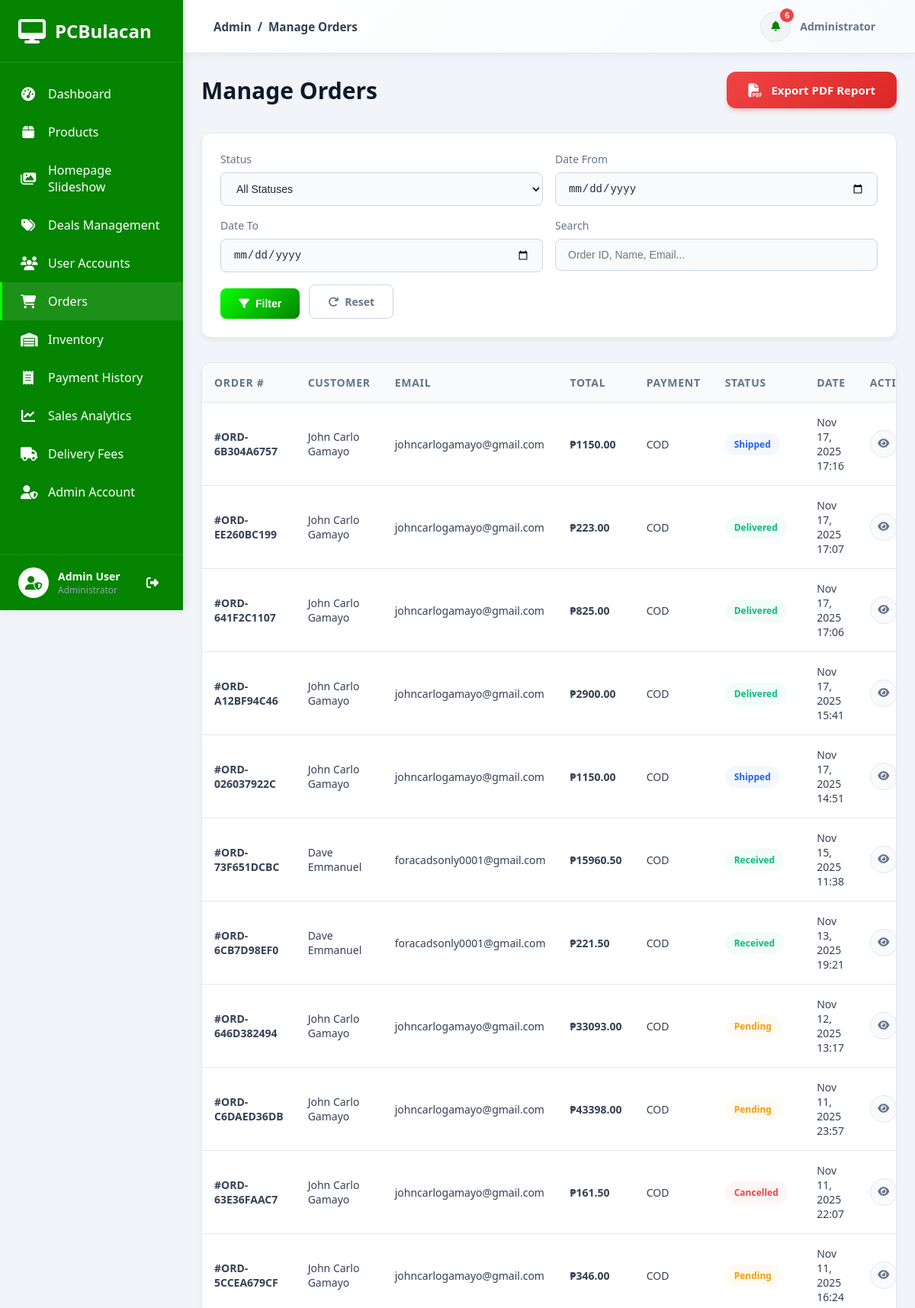
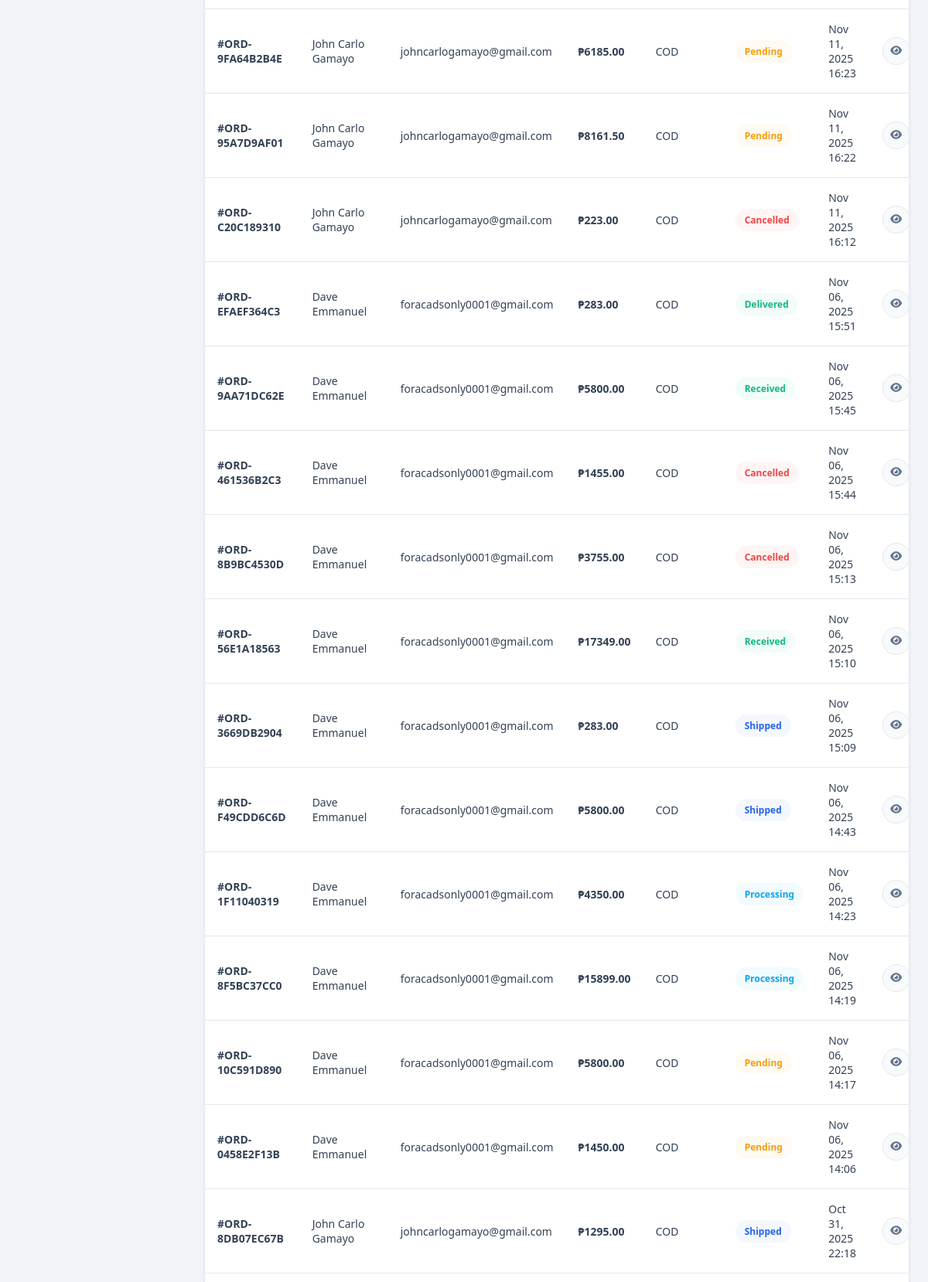
The app's page /dashboard/orders/ (signed in, upper part) with its own data (2 pictures, top to bottom).
### accounts/models.py (models this page shows, shortened)
class User(AbstractUser):
    username = None
    email = models.EmailField(_('email address'), unique=True)
    phone = models.CharField(max_length=20, blank=True, null=True)
    address = models.TextField(blank=True, null=True)
    city = models.CharField(max_length=100, blank=True, null=True)
    state = models.CharField(max_length=100, blank=True, null=True)
    zip_code = models.CharField(max_length=10, blank=True, null=True)
    profile_picture = models.ImageField(upload_to='profile_pictures/', blank=True, null=True)
    USERNAME_FIELD = 'email'
    REQUIRED_FIELDS = ['first_name', 'last_name']
    objects = UserManager()
    class Meta:
        db_table = 'accounts_user'
        verbose_name = 'User'
        verbose_name_plural = 'Users'
        ordering = ['-date_joined']
    def get_full_name(self):
        full_name = f'{self.first_name} {self.last_name}'
        return full_name.strip()

### orders/models.py (models this page shows, shortened)
class Order(models.Model):
    STATUS_CHOICES = [
        ('pending', 'Pending'),
        ('processing', 'Processing'),
        ('shipped', 'Shipped'),
        ('delivered', 'Delivered'),
        ('received', 'Received'),
        ('cancelled', 'Cancelled'),
    ]
    PAYMENT_CHOICES = [
        ('cod', 'Cash on Delivery'),
        ('gcash', 'GCash'),
        ('paymaya', 'PayMaya'),
    ]
    user = models.ForeignKey(settings.AUTH_USER_MODEL, on_delete=models.CASCADE, related_name='orders')
    order_number = models.CharField(max_length=20, unique=True)
    shipping_address = models.ForeignKey('accounts.UserAddress', on_delete=models.SET_NULL, null=True, blank=True, related_name='orders')
    full_name = models.CharField(max_length=200)
    email = models.EmailField()
    phone = models.CharField(max_length=20)
    address = models.TextField()
    city = models.CharField(max_length=100)
    state = models.CharField(max_length=100)
    zip_code = models.CharField(max_length=10)
    status = models.CharField(max_length=20, choices=STATUS_CHOICES, default='pending')
    payment_method = models.CharField(max_length=20, choices=PAYMENT_CHOICES, default='cod')
    payment_screenshot = models.ImageField(upload_to='payment_screenshots/', null=True, blank=True)
    subtotal = models.DecimalField(max_digits=10, decimal_places=2)
    shipping_cost = models.DecimalField(max_digits=10, decimal_places=2, default=0.00)
    total = models.DecimalField(max_digits=10, decimal_places=2)
    notes = models.TextField(blank=True)
    deal_usage_counted = models.BooleanField(default=False, help_text="Track if deal usage has been counted for this order")
    created_at = models.DateTimeField(auto_now_add=True)
    updated_at = models.DateTimeField(auto_now=True)
    class Meta:
        verbose_name = 'Order'
        verbose_name_plural = 'Orders'
        ordering = ['-created_at']

### dashboard/views.py (the view, shortened to what this page needs)
# urls.py: path('orders/', views.manage_orders, name='manage_orders'),
@staff_member_required
def manage_orders(request):
    orders = Order.objects.all().select_related('user')
    status_filter = request.GET.get('status')
    date_from = request.GET.get('date_from')
    date_to = request.GET.get('date_to')
    search = request.GET.get('search')
    if status_filter:
        orders = orders.filter(status=status_filter)
    if date_from:
        orders = orders.filter(created_at__date__gte=date_from)
    if date_to:
        orders = orders.filter(created_at__date__lte=date_to)
    orders = orders.order_by('-created_at')
    context = {'orders': orders}
    return render(request, 'dashboard/manage_orders.html', context)

### orders/context_processors.py (called while the page is built)
def cart_context(request):
    if request.user.is_authenticated:
        cart, created = Cart.objects.get_or_create(user=request.user)
        return {
            'cart': cart,
            'cart_count': cart.unique_items_count  # Count unique products, not total quantity
        }
    return {
        'cart': None,
        'cart_count': 0
    }

### orders/models.py (called while the page is built)
    @property
    def unique_items_count(self):
        return self.items.count()

### templates/dashboard/manage_orders.html (shortened to what this page needs)
{% extends 'admin_base.html' %}
{% load static %}
{% block content %}
{% include 'includes/admin_sidebar.html' %}
<div class="admin-content">
    {% include 'includes/admin_header.html' with page_title="Manage Orders" %}
    <div class="dashboard-wrapper">
        <div style="display: flex; justify-content: space-between; align-items: center; margin-bottom: 2rem;">
            <h1 style="font-size: 1.875rem; font-weight: 700; color: #0f172a; margin: 0;">Manage Orders</h1>
            <a href="{% url 'dashboard:export_orders_pdf' %}" style="padding: 0.875rem 1.75rem; border-radius: 12px; font-size: 0.9375rem; font-weight: 600; display: inline-flex; align-items: center; gap: 0.75rem; text-decoration: none; border: none; background: linear-gradient(135deg, #ef4444 0%, #dc2626 100%); color: white; box-shadow: 0 4px 6px -1px rgba(239, 68, 68, 0.3); transition: all 0.3s ease;">
                <i class="fas fa-file-pdf" style="font-size: 1.125rem;"></i> Export PDF Report
            </a>
        </div>
        <div class="filter-section">
            <form method="get" class="filter-form" id="filterForm">
                <div class="form-group">
                    <label for="status">Status</label>
                    <select name="status" id="status" class="form-control">
                        <option value="">All Statuses</option>
                    </select>
                </div>
                <div class="form-group">
                    <label for="date_from">Date From</label>
                    <input type="date" name="date_from" id="date_from" class="form-control" value="{{ request.GET.date_from }}">
                </div>
                <div class="form-group">
                    <label for="date_to">Date To</label>
                    <input type="date" name="date_to" id="date_to" class="form-control" value="{{ request.GET.date_to }}">
                </div>
                <div class="form-group">
                    <label for="search">Search</label>
                    <input type="text" name="search" id="search" class="form-control" placeholder="Order ID, Name, Email..." value="{{ request.GET.search }}">
                </div>
                <div class="filter-buttons">
                    <button type="submit" class="btn btn-primary">
                        <i class="fas fa-filter"></i> Filter
                    </button>
                    <a href="{% url 'dashboard:manage_orders' %}" class="btn btn-outline">
                        <i class="fas fa-redo"></i> Reset
                    </a>
                </div>
            </form>
        </div>
        <div class="orders-table-wrapper">
            {% if orders %}
            <table class="orders-table">
                <thead>
                    <tr>
                        <th>Order #</th>
                        <th>Customer</th>
                        <th>Email</th>
                        <th>Total</th>
                        <th>Payment</th>
                        <th>Status</th>
                        <th>Date</th>
                        <th>Actions</th>
                    </tr>
                </thead>
                <tbody>
                    {% for order in orders %}
                    <tr>
                        <td><strong>#{{ order.order_number }}</strong></td>
                        <td>{{ order.full_name }}</td>
                        <td>{{ order.email }}</td>
                        <td><strong>₱{{ order.total|floatformat:2 }}</strong></td>
                        <td><span style="text-transform: uppercase;">{{ order.payment_method }}</span></td>
                        <td>
                            <span class="status-badge status-{{ order.status }}">
                                {{ order.get_status_display }}
                            </span>
                        </td>
                        <td>{{ order.created_at|date:"M d, Y H:i" }}</td>
                        <td>
                            <button class="action-btn" onclick="viewOrder('{{ order.order_number }}')" title="View Details">
                                <i class="fas fa-eye"></i>
                            </button>
                        </td>
                    </tr>
                    {% endfor %}
                </tbody>
            </table>
            {% else %}
            <div class="empty-state">
                <i class="fas fa-shopping-bag"></i>
                <h3>No Orders Found</h3>
                <p>There are no orders matching your criteria.</p>
            </div>
            {% endif %}
        </div>
    </div>
</div>
{% endblock %}

### templates/includes/admin_sidebar.html (shortened to what this page needs)
{% load static %}
<nav class="admin-sidebar">
    <div class="sidebar-header">
        <div class="logo">
            <i class="fas fa-desktop" style="color: white;"></i>
            <span>PCBulacan</span>
        </div>
    </div>
    <div class="sidebar-menu">
        <a href="{% url 'dashboard:home' %}" class="menu-item {% if request.resolver_match.url_name == 'home' %}active{% endif %}">
            <i class="fas fa-tachometer-alt"></i>
            <span>Dashboard</span>
        </a>
        <a href="{% url 'dashboard:manage_products' %}" class="menu-item ">
            <i class="fas fa-box"></i>
            <span>Products</span>
        </a>
        <a href="{% url 'dashboard:manage_slideshow' %}" class="menu-item {% if request.resolver_match.url_name == 'manage_slideshow' %}active{% endif %}">
            <i class="fas fa-images"></i>
            <span>Homepage Slideshow</span>
        </a>
        <a href="{% url 'dashboard:manage_deals' %}" class="menu-item ">
            <i class="fas fa-tags"></i>
            <span>Deals Management</span>
        </a>
        <a href="{% url 'dashboard:manage_users' %}" class="menu-item {% if request.resolver_match.url_name == 'manage_users' %}active{% endif %}">
            <i class="fas fa-users"></i>
            <span>User Accounts</span>
        </a>
        <a href="{% url 'dashboard:manage_orders' %}" class="menu-item {% if request.resolver_match.url_name == 'manage_orders' %}active{% endif %}">
            <i class="fas fa-shopping-cart"></i>
            <span>Orders</span>
        </a>
        <a href="{% url 'dashboard:inventory_management' %}" class="menu-item {% if request.resolver_match.url_name == 'inventory_management' %}active{% endif %}">
            <i class="fas fa-warehouse"></i>
            <span>Inventory</span>
        </a>
        <a href="{% url 'dashboard:payment_history' %}" class="menu-item {% if request.resolver_match.url_name == 'payment_history' %}active{% endif %}">
            <i class="fas fa-receipt"></i>
            <span>Payment History</span>
        </a>
        <a href="{% url 'dashboard:sales_analytics' %}" class="menu-item {% if request.resolver_match.url_name == 'sales_analytics' %}active{% endif %}">
            <i class="fas fa-chart-line"></i>
            <span>Sales Analytics</span>
        </a>
        <a href="{% url 'dashboard:manage_delivery_fees' %}" class="menu-item {% if request.resolver_match.url_name == 'manage_delivery_fees' %}active{% endif %}">
            <i class="fas fa-truck"></i>
            <span>Delivery Fees</span>
        </a>
        <a href="{% url 'dashboard:admin_account' %}" class="menu-item {% if request.resolver_match.url_name == 'admin_account' %}active{% endif %}">
            <i class="fas fa-user-shield"></i>
            <span>Admin Account</span>
        </a>
    </div>
    <div class="sidebar-footer">
        <div class="user-info">
            <div class="user-avatar">
                <i class="fas fa-user-shield" style="color: #048400;"></i>
            </div>
            <div class="user-details">
                <div class="user-name">{{ user.get_full_name }}</div>
                <div class="user-role">Administrator</div>
            </div>
        </div>
        <a href="{% url 'accounts:logout' %}" class="logout-btn" title="Logout">
            <i class="fas fa-sign-out-alt" style="color: white;"></i>
        </a>
    </div>
</nav>

### static/css/admin.css (style rules this page uses)
:root { --primary-color: #048400; --secondary-color: #64748b; --success-color: #10b981; --warning-color: #f59e0b; --danger-color: #ef4444; --info-color: #06b6d4; --dark-color: #0f172a; --light-color: #f8fafc; --border-color: #e2e8f0; --sidebar-width: 260px; --header-height: 70px; }
* { margin: 0; padding: 0; box-sizing: border-box; }
body { font-family: 'Segoe UI', Tahoma, Geneva, Verdana, sans-serif; background-color: #f1f5f9; color: #334155; }
.admin-sidebar { width: var(--sidebar-width); background: linear-gradient(135deg, #08fe01 0%, #048400 100%);; color: white; position: fixed; left: 0; top: 0; bottom: 0; display: flex; flex-direction: column; z-index: 1000; box-shadow: 2px 0 10px rgba(0, 0, 0, 0.1); transition: transform 0.3s ease; }
.sidebar-header { padding: 1.5rem; border-bottom: 1px solid rgba(255, 255, 255, 0.1); background-color: #048400; }
.sidebar-header .logo { display: flex; align-items: center; gap: 0.75rem; font-size: 1.5rem; font-weight: bold; color: white; }
.sidebar-header .logo i { color: var(--primary-color); font-size: 2rem; }
.sidebar-menu { flex: 1; padding: 1rem 0; overflow-y: auto; background-color: #048400; }
.menu-item { display: flex; align-items: center; gap: 1rem; padding: 0.875rem 1.5rem; color: white; text-decoration: none; transition: all 0.3s ease; border-left: 3px solid transparent; }
.menu-item.active { background-color: rgba(236, 238, 244, 0.1); color: white; border-left-color: #08fe01; }
.menu-item i { font-size: 1.125rem; width: 20px; text-align: center; }
.sidebar-footer { padding: 1rem 1.5rem; border-top: 1px solid rgba(255, 255, 255, 0.1); display: flex; align-items: center; justify-content: space-between; background-color: #048400; }
.user-info { display: flex; align-items: center; gap: 0.75rem; flex: 1; }
.user-avatar { width: 40px; height: 40px; border-radius: 50%; background-color: white; display: flex; align-items: center; justify-content: center; font-size: 1.125rem; }
.user-details { flex: 1; }
.user-name { font-weight: 600; font-size: 0.875rem; color: white; }
.user-role { font-size: 0.75rem; color: #94a3b8; }
.logout-btn { color: #cbd5e1; text-decoration: none; padding: 0.5rem; border-radius: 0.375rem; transition: all 0.3s ease; }
.admin-content { margin-left: var(--sidebar-width); flex: 1; display: flex; flex-direction: column; min-height: 100vh; }
.dashboard-wrapper { flex: 1; padding: 2rem; }
table { width: 100%; border-collapse: collapse; }
table thead th { text-align: left; padding: 0.75rem; font-size: 0.875rem; font-weight: 600; color: var(--secondary-color); border-bottom: 2px solid var(--border-color); }
table tbody td { padding: 0.875rem 0.75rem; font-size: 0.875rem; border-bottom: 1px solid var(--border-color); }
.status-badge { display: inline-block; padding: 0.25rem 0.75rem; border-radius: 1rem; font-size: 0.75rem; font-weight: 600; }
.btn { display: inline-flex; align-items: center; gap: 0.5rem; padding: 0.625rem 1.25rem; border-radius: 0.5rem; font-size: 0.875rem; font-weight: 500; cursor: pointer; transition: all 0.3s ease; border: none; text-decoration: none; }
.btn-primary { background: linear-gradient(165deg, #08fe01 0%, #048400 100%); color: white; }
@media (max-width: 1400px) { .dashboard-wrapper { padding: 1.5rem; } }
@media (max-width: 1200px) { :root { --sidebar-width: 240px; } }
@media (max-width: 1200px) { .admin-content { margin-left: 240px; } }
@media (max-width: 1200px) { .dashboard-wrapper { padding: 1.25rem; } }

### templates/admin_base.html (style rules this page uses)
body { background: #f1f5f9; margin: 0; padding: 0; overflow-x: hidden; }
.admin-sidebar { position: fixed; left: 0; top: 0; bottom: 0; width: 260px; height: 100vh; z-index: 1000; background: #1e293b; overflow-y: auto; overflow-x: hidden; }
.admin-content { margin-left: 260px; width: calc(100% - 260px); min-height: 100vh; display: flex; flex-direction: column; box-sizing: border-box; }
.dashboard-wrapper { flex: 1; padding: 2rem 2.5rem; background: #f1f5f9; width: 100%; box-sizing: border-box; }
@media (max-width: 1200px) { .admin-sidebar { width: 240px; } }
@media (max-width: 1200px) { .admin-content { margin-left: 240px; width: calc(100% - 240px); } }
@media (max-width: 1200px) { .dashboard-wrapper { padding: 1.5rem; } }

### records on screen
User: get_full_name "Admin User"
Order: order_number "ORD-6B304A6757", full_name "John Carlo Gamayo", email "johncarlogamayo@gmail.com", total "1150.00", payment_method "COD", status "Shipped", created_at "Nov 17, 2025 17:16"
Order: order_number "ORD-EE260BC199", full_name "John Carlo Gamayo", email "johncarlogamayo@gmail.com", total "223.00", payment_method "COD", status "Delivered", created_at "Nov 17, 2025 17:07"
Order: order_number "ORD-641F2C1107", full_name "John Carlo Gamayo", email "johncarlogamayo@gmail.com", total "825.00", payment_method "COD", status "Delivered", created_at "Nov 17, 2025 17:06"
Order: order_number "ORD-A12BF94C46", full_name "John Carlo Gamayo", email "johncarlogamayo@gmail.com", total "2900.00", payment_method "COD", status "Delivered", created_at "Nov 17, 2025 15:41"
Order: order_number "ORD-026037922C", full_name "John Carlo Gamayo", email "johncarlogamayo@gmail.com", total "1150.00", payment_method "COD", status "Shipped", created_at "Nov 17, 2025 14:51"
Order: order_number "ORD-73F651DCBC", full_name "Dave Emmanuel", email "foracadsonly0001@gmail.com", total "15960.50", payment_method "COD", status "Received", created_at "Nov 15, 2025 11:38"
Order: order_number "ORD-6CB7D98EF0", full_name "Dave Emmanuel", email "foracadsonly0001@gmail.com", total "221.50", payment_method "COD", status "Received", created_at "Nov 13, 2025 19:21"
Order: order_number "ORD-646D382494", full_name "John Carlo Gamayo", email "johncarlogamayo@gmail.com", total "33093.00", payment_method "COD", status "Pending", created_at "Nov 12, 2025 13:17"
Order: order_number "ORD-C6DAED36DB", full_name "John Carlo Gamayo", email "johncarlogamayo@gmail.com", total "43398.00", payment_method "COD", status "Pending", created_at "Nov 11, 2025 23:57"
Order: order_number "ORD-63E36FAAC7", full_name "John Carlo Gamayo", email "johncarlogamayo@gmail.com", total "161.50", payment_method "COD", status "Cancelled", created_at "Nov 11, 2025 22:07"
Order: order_number "ORD-5CCEA679CF", full_name "John Carlo Gamayo", email "johncarlogamayo@gmail.com", total "346.00", payment_method "COD", status "Pending", created_at "Nov 11, 2025 16:24"
Order: order_number "ORD-9FA64B2B4E", full_name "John Carlo Gamayo", email "johncarlogamayo@gmail.com", total "6185.00", payment_method "COD", status "Pending", created_at "Nov 11, 2025 16:23"
Order: order_number "ORD-95A7D9AF01", full_name "John Carlo Gamayo", email "johncarlogamayo@gmail.com", total "8161.50", payment_method "COD", status "Pending", created_at "Nov 11, 2025 16:22"
Order: order_number "ORD-C20C189310", full_name "John Carlo Gamayo", email "johncarlogamayo@gmail.com", total "223.00", payment_method "COD", status "Cancelled", created_at "Nov 11, 2025 16:12"
Order: order_number "ORD-EFAEF364C3", full_name "Dave Emmanuel", email "foracadsonly0001@gmail.com", total "283.00", payment_method "COD", status "Delivered", created_at "Nov 06, 2025 15:51"
Order: order_number "ORD-9AA71DC62E", full_name "Dave Emmanuel", email "foracadsonly0001@gmail.com", total "5800.00", payment_method "COD", status "Received", created_at "Nov 06, 2025 15:45"
Order: order_number "ORD-461536B2C3", full_name "Dave Emmanuel", email "foracadsonly0001@gmail.com", total "1455.00", payment_method "COD", status "Cancelled", created_at "Nov 06, 2025 15:44"
Order: order_number "ORD-8B9BC4530D", full_name "Dave Emmanuel", email "foracadsonly0001@gmail.com", total "3755.00", payment_method "COD", status "Cancelled", created_at "Nov 06, 2025 15:13"
Order: order_number "ORD-56E1A18563", full_name "Dave Emmanuel", email "foracadsonly0001@gmail.com", total "17349.00", payment_method "COD", status "Received", created_at "Nov 06, 2025 15:10"
Order: order_number "ORD-3669DB2904", full_name "Dave Emmanuel", email "foracadsonly0001@gmail.com", total "283.00", payment_method "COD", status "Shipped", created_at "Nov 06, 2025 15:09"
Order: order_number "ORD-F49CDD6C6D", full_name "Dave Emmanuel", email "foracadsonly0001@gmail.com", total "5800.00", payment_method "COD", status "Shipped", created_at "Nov 06, 2025 14:43"
Order: order_number "ORD-1F11040319", full_name "Dave Emmanuel", email "foracadsonly0001@gmail.com", total "4350.00", payment_method "COD", status "Processing", created_at "Nov 06, 2025 14:23"
Order: order_number "ORD-8F5BC37CC0", full_name "Dave Emmanuel", email "foracadsonly0001@gmail.com", total "15899.00", payment_method "COD", status "Processing", created_at "Nov 06, 2025 14:19"
Order: order_number "ORD-10C591D890", full_name "Dave Emmanuel", email "foracadsonly0001@gmail.com", total "5800.00", payment_method "COD", status "Pending", created_at "Nov 06, 2025 14:17"
Order: order_number "ORD-0458E2F13B", full_name "Dave Emmanuel", email "foracadsonly0001@gmail.com", total "1450.00", payment_method "COD", status "Pending", created_at "Nov 06, 2025 14:06"
Order: order_number "ORD-8DB07EC67B", full_name "John Carlo Gamayo", email "johncarlogamayo@gmail.com", total "1295.00", payment_method "COD", status "Shipped", created_at "Oct 31, 2025 22:18"

### other values on screen
{{ page_title|default:"Dashboard" }} "Manage Orders"
